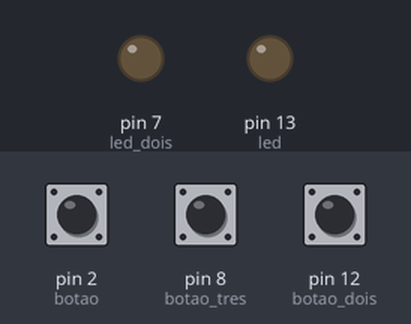
Bench run of a sketch on a simulated Arduino Uno, built with avr-gcc and run on an emulated ATmega328P. On the bench: output pins drawn as LEDs (lit = HIGH). The test bench sets the inputs (shaded band); at power-on: pin 2 (botao) LOW, pin 8 (botao_tres) LOW, pin 12 (botao_dois) LOW.

Above: at 1.2 s.
1.3 s: pin 2 (botao) pulled HIGH for 0.15 s
At 2.0 s:
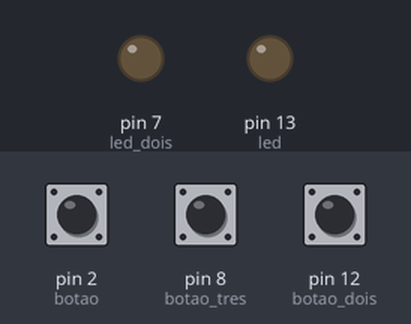
3.0 s: pin 8 (botao_tres) pulled HIGH for 0.15 s
At 3.8 s:
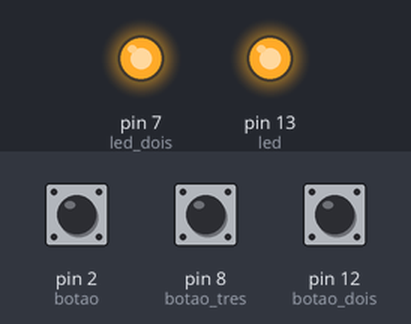
5.5 s: pin 12 (botao_dois) pulled HIGH for 0.15 s
At 6.4 s:
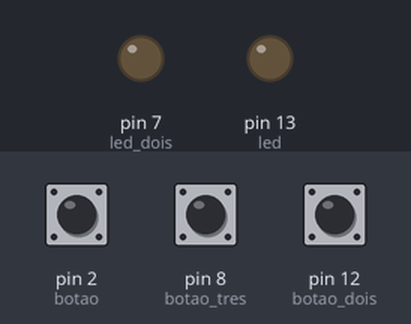
7.2 s: pin 8 (botao_tres) pulled HIGH for 1 s
At 7.6 s:
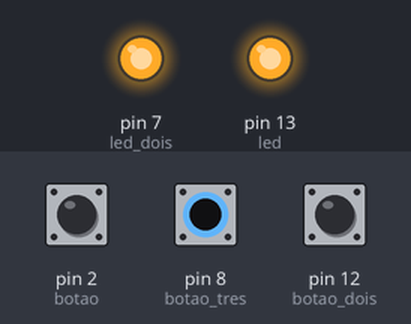
9.7 s: pin 8 (botao_tres) pulled HIGH for 3.2 s
At 14.9 s:
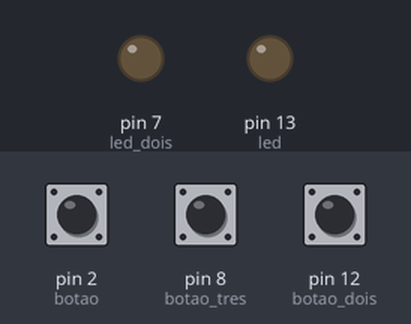
15.2 s: pin 2 (botao) pulled HIGH for 1 s
At 15.9 s:
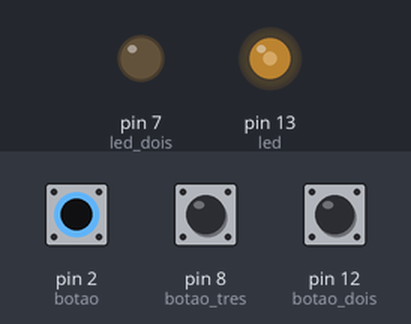
Timing chart, 0 to 18.2 s (numbered marks = the images above; inputs shaded):
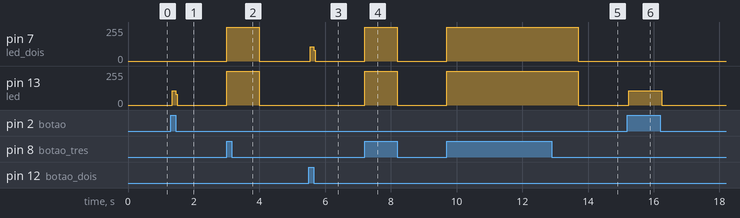

The sketch:

push_button.ino
```cpp
const int led = 13;
const int botao = 2;
const int led_dois = 7;
const int botao_dois = 12;
const int led_tres = 4;
const int botao_tres = 8;

void setup()
{
  pinMode(led, OUTPUT);
  pinMode(botao, INPUT);
  pinMode(led_dois, OUTPUT);
  pinMode(botao_dois, INPUT);

}

void loop(){
if (digitalRead(botao)== HIGH) {
        digitalWrite(led, HIGH);
    } else {
    	digitalWrite(led, LOW);

  }

if (digitalRead(botao_dois) == HIGH) {
        digitalWrite(led_dois, HIGH);
    } else {
        digitalWrite(led_dois, LOW);

    }

if (digitalRead(botao_tres) == HIGH) {
      	digitalWrite(led, HIGH);
      	digitalWrite(led_dois, HIGH);
        digitalWrite(led_tres, HIGH);
      	delay(1000);
    } else {
      	digitalWrite(led, LOW);
        digitalWrite(led, LOW);
        digitalWrite(led_dois, LOW);
        digitalWrite(led_tres, LOW);
    }
  }
```

Measured:
- after the input at 1.3 s, pin 13 (led): 0/255 → 108/255 at once, → 0/255 0.12 s later
- after the input at 3.0 s, pin 7 (led_dois), pin 13 (led): 0/255 → 255/255 at once, → 0/255 1.0 s later
- after the input at 5.5 s, pin 7 (led_dois): 0/255 → 107/255 at once, → 0/255 0.12 s later
- after the input at 7.2 s, pin 7 (led_dois), pin 13 (led): 0/255 → 255/255 at once, → 0/255 1.0 s later
- after the input at 9.7 s, pin 7 (led_dois), pin 13 (led): 0/255 → 255/255 at once, → 0/255 4.0 s later
- after the input at 15.2 s, pin 13 (led): 0/255 → 108/255 at once, → 0/255 1.0 s later
